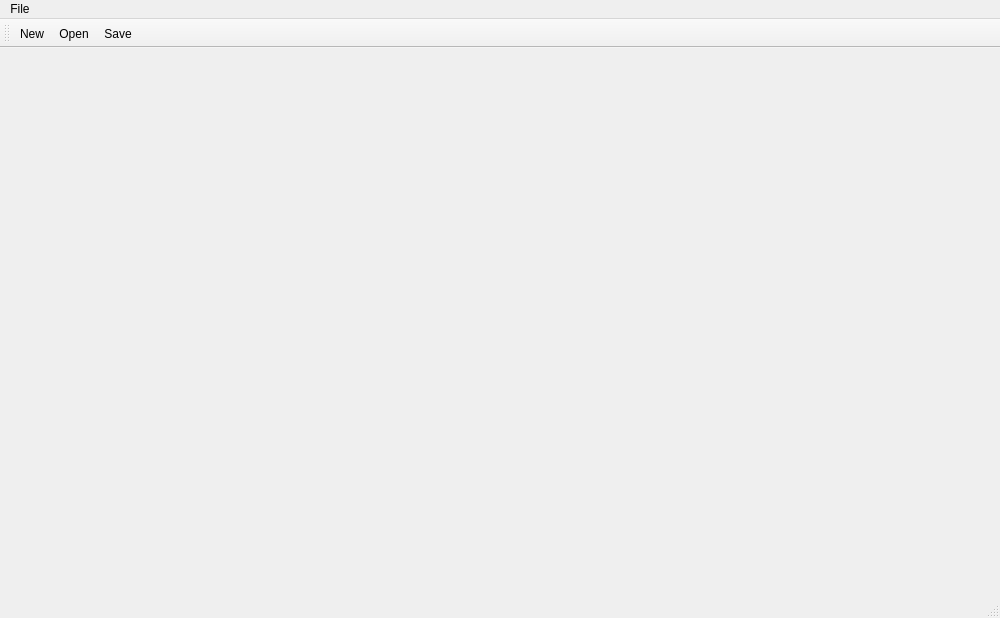
<?xml version="1.0" encoding="UTF-8"?>
<ui version="4.0">
 <class>AcadEditorClass</class>
 <widget class="QMainWindow" name="AcadEditorClass">
  <property name="geometry">
   <rect>
    <x>0</x>
    <y>0</y>
    <width>1000</width>
    <height>618</height>
   </rect>
  </property>
  <property name="windowTitle">
   <string>AcadEditor</string>
  </property>
  <widget class="QWidget" name="centralWidget"/>
  <widget class="QMenuBar" name="menuBar">
   <property name="geometry">
    <rect>
     <x>0</x>
     <y>0</y>
     <width>1000</width>
     <height>17</height>
    </rect>
   </property>
   <widget class="QMenu" name="menuFile">
    <property name="title">
     <string>File</string>
    </property>
    <addaction name="actionNew"/>
    <addaction name="actionOpen"/>
    <addaction name="actionSave"/>
    <addaction name="separator"/>
    <addaction name="actionExit"/>
   </widget>
   <addaction name="menuFile"/>
  </widget>
  <widget class="QToolBar" name="mainToolBar">
   <attribute name="toolBarArea">
    <enum>TopToolBarArea</enum>
   </attribute>
   <attribute name="toolBarBreak">
    <bool>false</bool>
   </attribute>
   <addaction name="actionNew"/>
   <addaction name="actionOpen"/>
   <addaction name="actionSave"/>
  </widget>
  <widget class="QStatusBar" name="statusBar"/>
  <action name="actionSave">
   <property name="icon">
    <iconset theme="：/RES/ic_save_black_48dp.png">
     <normaloff>.</normaloff>.</iconset>
   </property>
   <property name="text">
    <string>Save</string>
   </property>
  </action>
  <action name="actionExit">
   <property name="icon">
    <iconset theme=":/RES/ic_exit_to_app_black_48dp.png">
     <normaloff>.</normaloff>.</iconset>
   </property>
   <property name="text">
    <string>Exit</string>
   </property>
  </action>
  <action name="actionNew">
   <property name="icon">
    <iconset theme=":/RES/ic_create_new_folder_black_48dp.png">
     <normaloff>.</normaloff>.</iconset>
   </property>
   <property name="text">
    <string>New</string>
   </property>
  </action>
  <action name="actionOpen">
   <property name="icon">
    <iconset theme=":/RES/ic_folder_open_black_48dp.png">
     <normaloff>.</normaloff>.</iconset>
   </property>
   <property name="text">
    <string>Open</string>
   </property>
  </action>
 </widget>
 <layoutdefault spacing="6" margin="11"/>
 <resources>
  <include location="AcadEditor.qrc"/>
 </resources>
 <connections/>
</ui>
